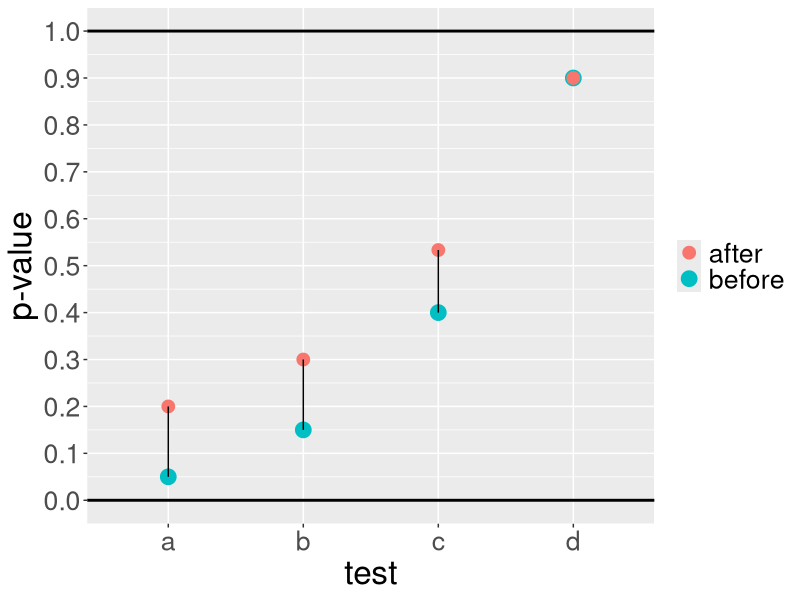
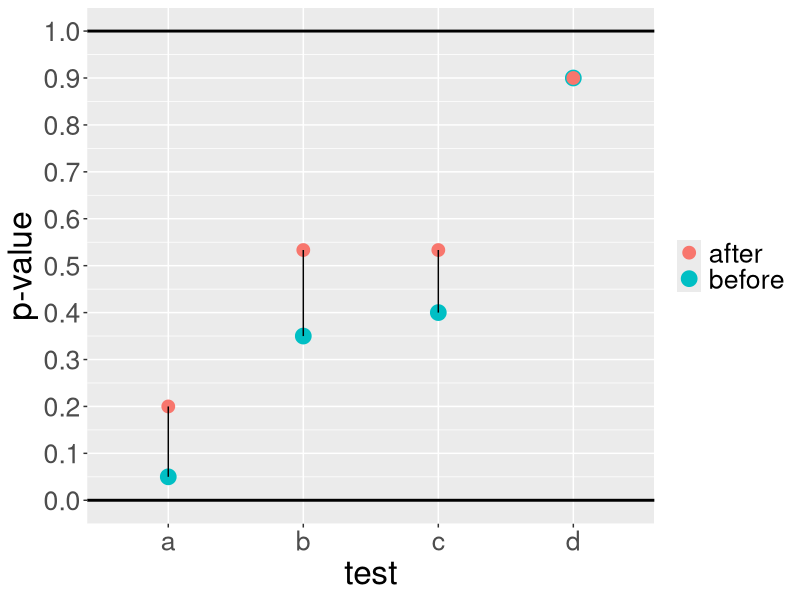
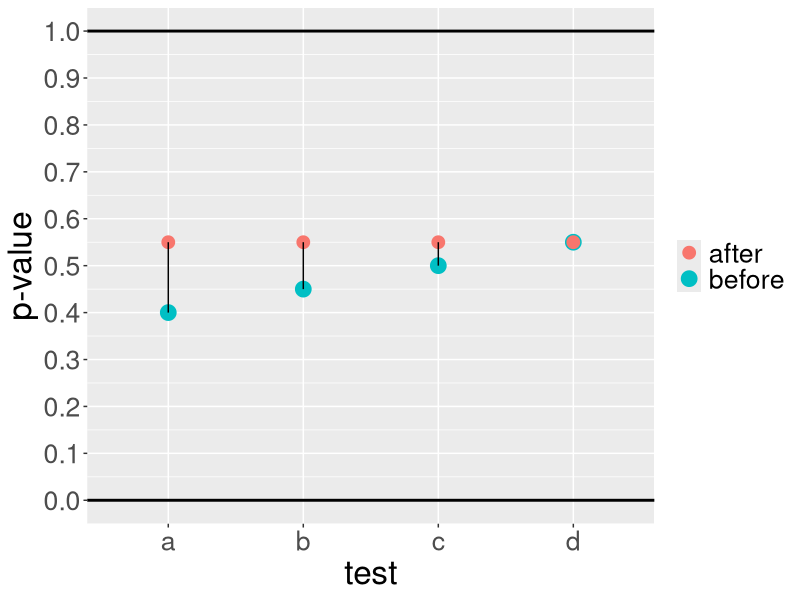
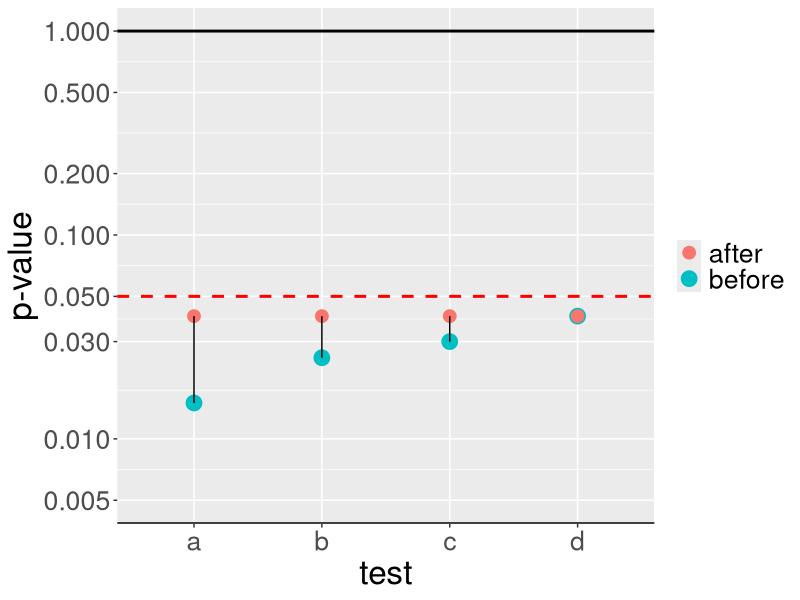

Write R code to recreate these figures, in order.
## ---- chunk 1
library(ggplot2)
method = "fdr"
gg = function(ps){
  p_before = ps[order(ps)]
  p_after = p.adjust(p_before,method=method)
  dfp = data.frame(p = c(p_before, p_after), 
                 test = letters[1:length(ps)],
                 time = rep(c("before","after"),each=length(ps))
  )
  ggplot(dfp, aes(x=test, y=p, group=test, color=time, size=time))+
    #ggtitle(paste("Correction method:",method))+
    scale_size_manual(values=c(4,5))+
    coord_cartesian(ylim=c(0,1))+
    scale_y_continuous(breaks=seq(0,1,.1))+
    geom_point()+
    geom_hline(linewidth=1,yintercept=c(0,1))+
    geom_line(size=0.5,color="black")+
    theme(text=element_text(size=24),
          legend.title=element_blank())+
    ylab("p-value")
}
## ---- chunk 2
ps = c(.05,.15,.40,.90)
gg(ps)
## ---- chunk 3
ps = c(.05,.35,.40,.90)
gg(ps)
## ---- chunk 4
ps = c(.40,.45,.50,.55)
gg(ps)
## ---- chunk 5
ps = c(.015,.025,.03,.04)
method = "fdr"
  p_before = ps[order(ps)]
  p_after = p.adjust(p_before,method=method)
  dfp = data.frame(p = c(p_before, p_after), 
                 test = letters[1:length(ps)],
                 time = rep(c("before","after"),each=length(ps))
  )
  ggplot(dfp, aes(x=test, y=p, group=test, color=time, size=time))+
    #ggtitle(paste("Correction method:",method))+
    scale_size_manual(values=c(4,5))+
    coord_cartesian(ylim=c(0.005,1))+
    scale_y_continuous(breaks=c(0.005,0.01,0.03,0.05,0.10,0.200,0.50,1),transf="log")+
    geom_point()+
    geom_hline(linewidth=1,yintercept=c(0,1))+
    geom_line(size=0.5,color="black")+
    theme(text=element_text(size=24),
          legend.title=element_blank())+
    ylab("p-value")+
    geom_hline(yintercept=0.05,color="red",linetype=2, size=1)
